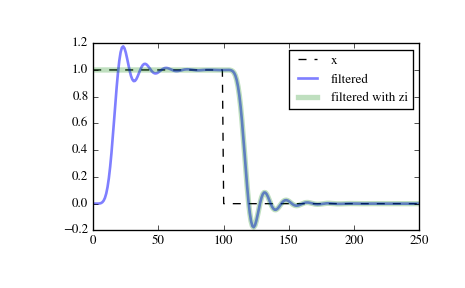

This figure's Python source:
# Filter a rectangular pulse that begins at time 0, with and without
# the use of the `zi` argument of `scipy.signal.sosfilt`.

from scipy import signal
import matplotlib.pyplot as plt

sos = signal.butter(9, 0.125, output='sos')
zi = signal.sosfilt_zi(sos)
x = (np.arange(250) < 100).astype(int)
f1 = signal.sosfilt(sos, x)
f2, zo = signal.sosfilt(sos, x, zi=zi)

plt.plot(x, 'k--', label='x')
plt.plot(f1, 'b', alpha=0.5, linewidth=2, label='filtered')
plt.plot(f2, 'g', alpha=0.25, linewidth=4, label='filtered with zi')
plt.legend(loc='best')
plt.show()
